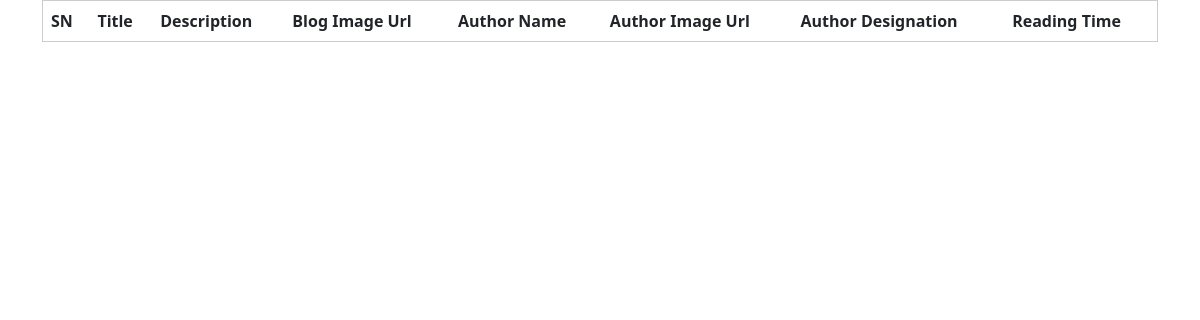
Before: / with the older database file.
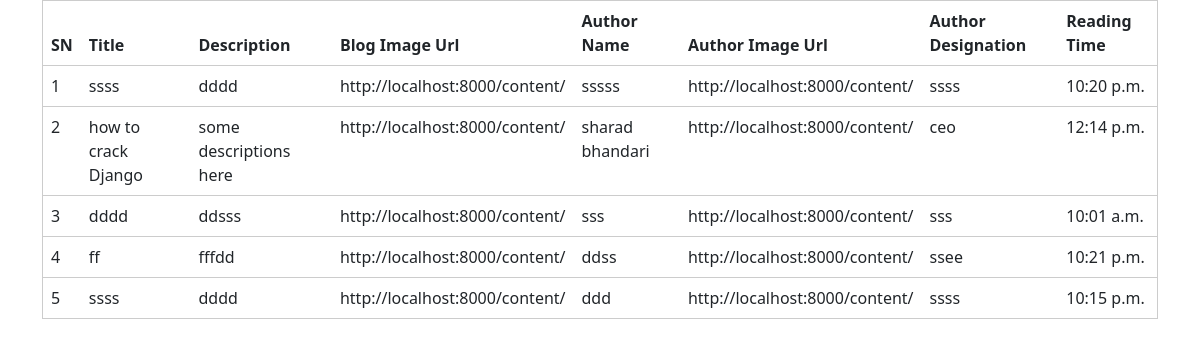
After: the same page with the newer database file.
### contents/models.py (models this page shows)
class Content(models.Model):
    title = models.CharField(max_length=250)
    description = models.TextField()
    blog_image_url = models.URLField()
    author_name = models.CharField(max_length=100)
    author_image_url = models.URLField()
    author_designation = models.CharField(max_length=100)
    reading_time = models.TimeField()
    class Meta:
        db_table = 'content'
        verbose_name = 'Content'
        verbose_name_plural = "Contents"

### contents/views.py (the view)
# urls.py: path('', views.ContentListView.as_view(), name='list_content'),
class ContentListView(DFView):
    def get(self, request):
        list_content = Content.objects.all()
        context = {
            'list_content': list_content
        }
        return render(request, 'content_list.html', context)

### contents/templates/content_list.html
{% extends 'base.html' %}
{% block content %}
<table class="table listing-table bordered mgt20">
    <thead>
        <tr>
            <th>SN</th>
            <th>Title</th>
            <th>Description</th>
            <th>Blog Image Url</th>
            <th>Author Name</th>
            <th>Author Image Url</th>
            <th>Author Designation</th>
            <th>Reading Time</th>
        </tr>
    </thead>
    <tbody>
        {% for content in list_content %}
        <tr>
            <td>{{forloop.counter}}</td>
            <td>{{content.title}}</td>
            <td>{{content.description}}</td>
            <td>{{content.blog_image_url}}</td>
            <td>{{content.author_name}}</td>
            <td>{{content.author_image_url}}</td>
            <td>{{content.author_designation}}</td>
            <td>{{content.reading_time}}</td>
        </tr>
        {% endfor %}
    </tbody>
</table>
{% endblock %}

### pages/base.html (shortened to what this page needs)
{% load static %}
<!DOCTYPE html>
<html lang="en">
<head>
    <link rel="stylesheet" type="text/css" href="{% static 'css/bootstrap.min.css' %}">
    <link rel="stylesheet" href="{% static 'css/site.css' %}">
</head>
<body>
    <div class="container">
        {% block content %}{% endblock %}
    </div>
</body>
</html>

### global_assets/static/css/site.css (style rules this page uses)
.bordered { border: 1px solid #ccc; }

Changed rows visible on the page:
added Content: title "ssss", description "dddd", blog_image_url "http://localhost:8000/content/", author_name "sssss", author_image_url "http://localhost:8000/content/", author_designation "ssss", reading_time "10:20 p.m."
added Content: title "how to crack Django", description "some descriptions here", blog_image_url "http://localhost:8000/content/", author_name "sharad bhandari", author_image_url "http://localhost:8000/content/", author_designation "ceo", reading_time "12:14 p.m."
added Content: title "dddd", description "ddsss", blog_image_url "http://localhost:8000/content/", author_name "sss", author_image_url "http://localhost:8000/content/", author_designation "sss", reading_time "10:01 a.m."
added Content: title "ff", description "fffdd", blog_image_url "http://localhost:8000/content/", author_name "ddss", author_image_url "http://localhost:8000/content/", author_designation "ssee", reading_time "10:21 p.m."
added Content: title "ssss", description "dddd", blog_image_url "http://localhost:8000/content/", author_name "ddd", author_image_url "http://localhost:8000/content/", author_designation "ssss", reading_time "10:15 p.m."
